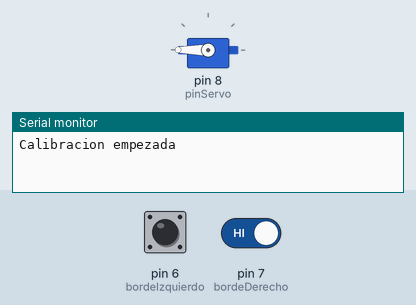
Recording of a sketch running on a simulated Arduino Uno, built with avr-gcc and run on an emulated ATmega328P. Shown: servo, the last lines printed to the serial monitor. Inputs (shaded band) come from the test bench; at power-on: pin 6 (bordeIzquierdo) HIGH, pin 7 (bordeDerecho) HIGH.

Above: at 0.8 s.
0.9 s: pin 6 (bordeIzquierdo) pulled LOW for 0.15 s
At 2.6 s:
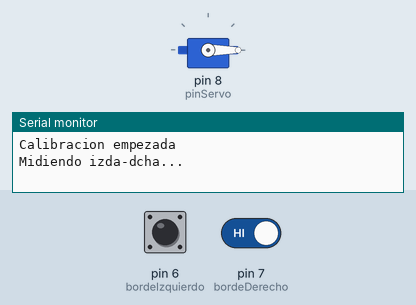
3.4 s: pin 7 (bordeDerecho) driven LOW
At 4.0 s:
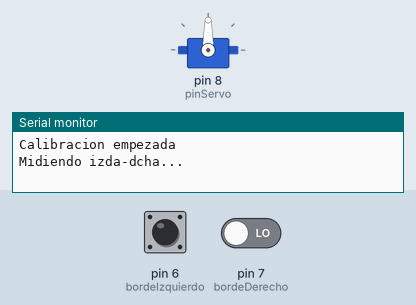
5.9 s: pin 6 (bordeIzquierdo) pulled LOW for 1 s
Timing chart, 0 to 14.9 s (numbered marks = the images above; inputs shaded):
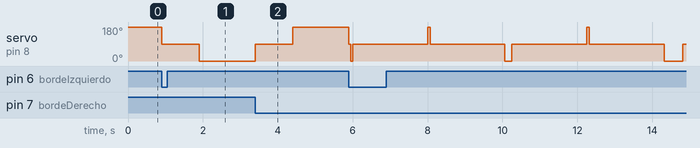

The sketch:

actuador_lineal_5.ino
```cpp
//Aitor Gómez Ogueta UO294066
//Diego García González UO294255
//Ejercicio actuador lineal 5.

#include <Servo.h>

const int pinServo = 8;
Servo servo;

const int bordeIzquierdo = 6;
const int bordeDerecho = 7;

unsigned long tiempoRecorridoDerecha;
unsigned long tiempoRecorridoIzquierda;
const int posicionesTotales = 24;
int posicionActual = 0;

void setup() {
  Serial.begin(9600);
  servo.attach(pinServo);
  pinMode(bordeIzquierdo, INPUT_PULLUP);
  pinMode(bordeDerecho, INPUT_PULLUP);
  iniciarCalibracion();
}

void loop() {
  int coordenadas[] = {1, -10, 3, 2, 10, 26};
  int numCoordenadas = 6;
    moverA(coordenadas[0]);
    delay(2000);
    moverA(coordenadas[1]);
    delay(2000);
    moverA(coordenadas[2]);
    delay(2000);
    moverA(coordenadas[3]);
    delay(2000);
    moverA(coordenadas[4]);
    delay(2000);
    moverA(coordenadas[5]);
    delay(2000);
}

void iniciarCalibracion() {
  Serial.println("Calibracion empezada");
  while (digitalRead(bordeIzquierdo) == HIGH) {
    servo.write(180);
  }
  servo.write(90);
  delay(1000);
  Serial.println("Midiendo izda-dcha...");
  unsigned long tiempoInicio = millis();

  while (digitalRead(bordeDerecho) == HIGH) {
    servo.write(0);
  }
  servo.write(90);
  tiempoRecorridoDerecha = millis() - tiempoInicio;
  delay(1000);
  Serial.println("Midiendo dcha-izda...");
  tiempoInicio = millis();
  while (digitalRead(bordeIzquierdo) == HIGH) {
    servo.write(180);
  }
  servo.write(90);
  tiempoRecorridoIzquierda = millis() - tiempoInicio;

  Serial.print("El tiempo de recorrido hacia la derecha es: ");
  Serial.println(tiempoRecorridoDerecha);
  Serial.print("El tiempo de recorrido hacia la izquierda es: ");
  Serial.println(tiempoRecorridoIzquierda);
}

void moverA(int coordenada) {
  Serial.println(coordenada);
  if (coordenada < 0) {
    coordenada = 0;
  } else if (coordenada > posicionesTotales) {
    coordenada = posicionesTotales;
  }
  unsigned long tiempoMovimiento = 0;
  if (coordenada > posicionActual) {
    tiempoMovimiento = (tiempoRecorridoDerecha / posicionesTotales) * abs(coordenada - posicionActual);
    servo.write(0);
  } else if (coordenada < posicionActual) {
    tiempoMovimiento = (tiempoRecorridoIzquierda / posicionesTotales) * abs(coordenada - posicionActual);
    servo.write(180);
  }

  delay(tiempoMovimiento);
  posicionActual = coordenada;
  servo.write(90);
}
```

Measured:
- after the input at 0.9 s, servo on pin 8 (pinServo): 180° → 90° at once, → 0° 1.0 s later
- after the input at 3.4 s, servo on pin 8 (pinServo): 0° → 90° at once, → 180° 1.0 s later
